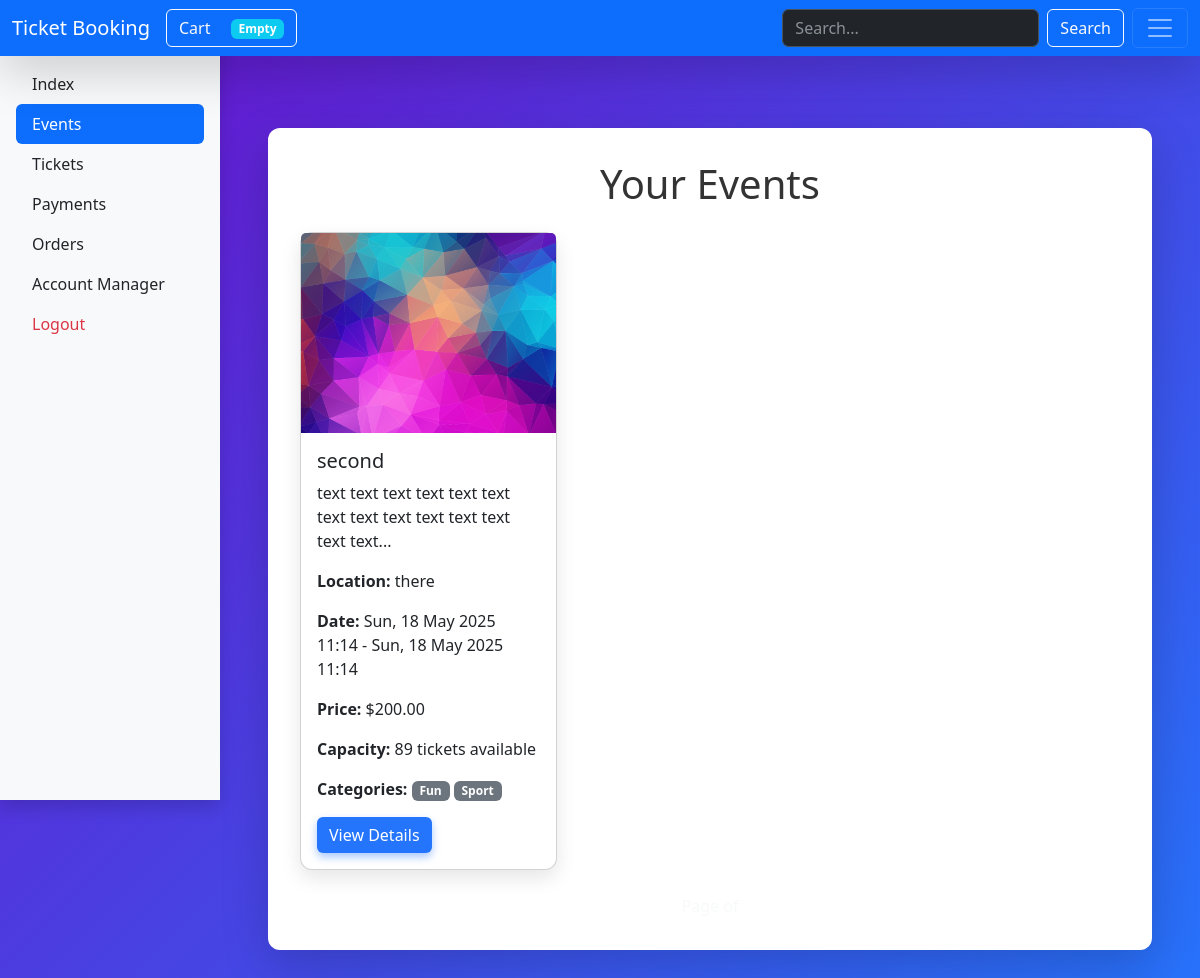
Before: /panel/events/ (signed in) with the older database file.
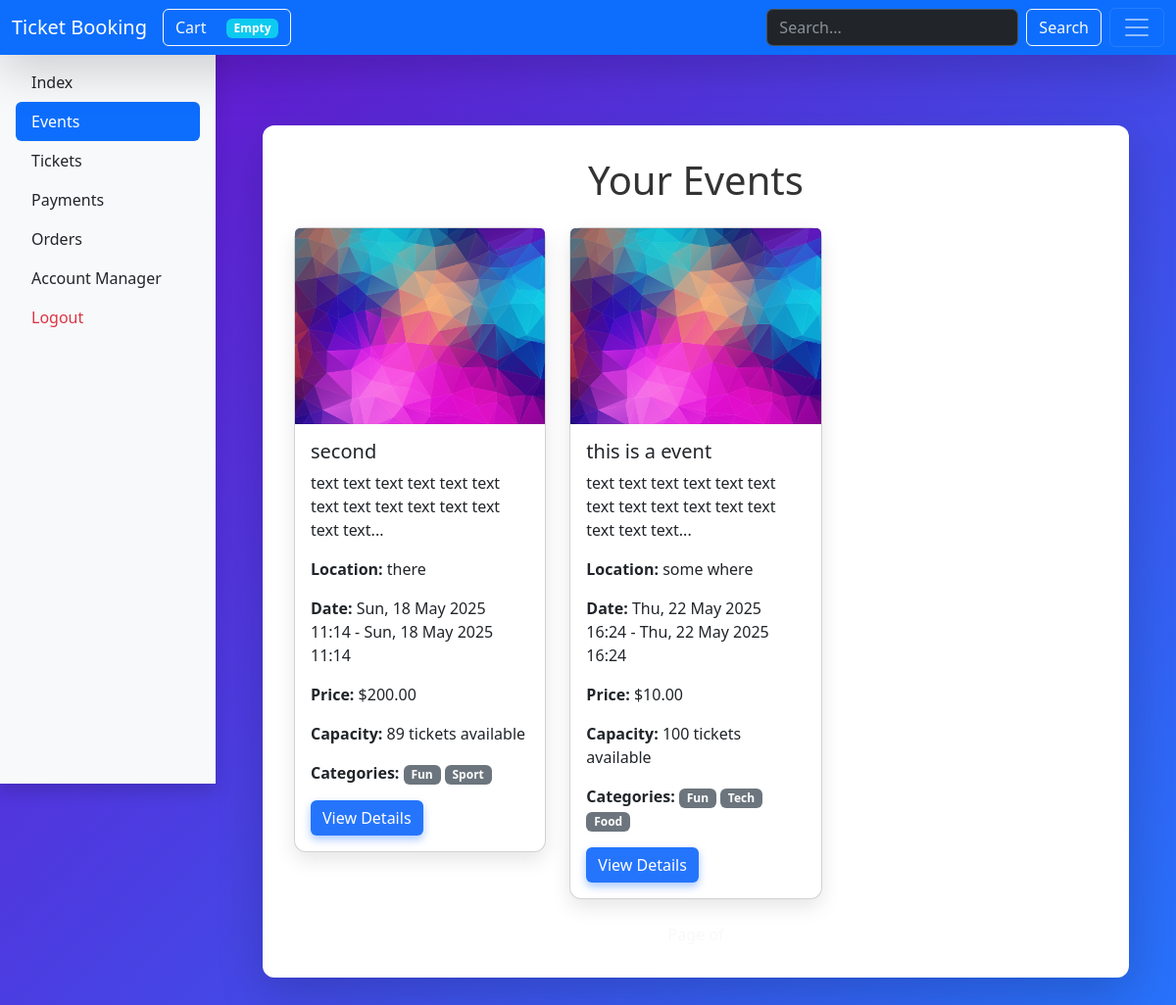
After: the same page with the newer database file.
### events/models.py (models this page shows, shortened)
class Event(models.Model):
    name = models.CharField(max_length=255)
    description = models.TextField()
    created_at = models.DateTimeField(default=timezone.now)
    start_date = models.DateTimeField()
    end_date = models.DateTimeField()
    location = models.CharField(max_length=255)
    price_per_ticket = models.DecimalField(max_digits=10, decimal_places=2)
    capacity = models.IntegerField()
    organizer = models.ForeignKey(User, on_delete=models.CASCADE, related_name='events')
    image = models.ImageField(upload_to='events/%Y/%m/%d/', null=True, blank=True)
    is_active = models.BooleanField(default=True)
    category = models.ManyToManyField(Category, related_name='events', blank=True)

class Category(models.Model):
    name = models.CharField(max_length=255)
    slug = models.SlugField(max_length=255, unique=True, blank=True)

### panel/views.py (the view)
# urls.py: path('events/', views.EventsView.as_view(), name='events'),
class EventsView(ListView):
    model = Event
    template_name = 'panel/events.html'
    context_object_name = 'events'
    def get_queryset(self):
        return Event.objects.filter(organizer=self.request.user)

### cart/cart.py (called while the page is built)
    def __len__(self):
        return sum(item['quantity'] for item in self.cart.values())

### cart/context_proccessors.py (called while the page is built)
def cart(request):
    return {'cart' : Cart(request)}

### panel/templates/panel/events.html (shortened to what this page needs)
{% extends 'panel/panel_base.html' %}
{% load static %}
{% block content %}
<div class="container mt-4 shadow-lg">
    <h1 class="text-center mb-4">Your Events</h1>
    <div class="row">
        {% for event in events %}
        <div class="col-md-4 mb-4">
            <div class="card">
                <img src="{% if event.image %}{{ event.image.url }}{% else %}{% static 'events/images/default_event_image.webp' %}{% endif %}" class="card-img-top" alt="{{ event.name }} Image" style="height: 200px; object-fit: cover;">
                <div class="card-body">
                    <h5 class="card-title">{{ event.name }}</h5>
                    <p class="card-text">{{ event.description|slice:":100" }}...</p>
                    <p class="card-text"><strong>Location:</strong> {{ event.location }}</p>
                    <p class="card-text"><strong>Date:</strong> {{ event.start_date|date:"D, d M Y H:i" }} - {{ event.end_date|date:"D, d M Y H:i" }}</p>
                    <p class="card-text"><strong>Price:</strong> ${{ event.price_per_ticket }}</p>
                    <p class="card-text"><strong>Capacity:</strong> {{ event.capacity }} tickets available</p>
                    <p class="card-text"><strong>Categories:</strong>
                        {% for category in event.category.all %}
                            <span class="badge bg-secondary">{{ category.name }}</span>
                        {% empty %}
                            <span>No categories</span>
                        {% endfor %}
                    </p>
                    <a href="{% url 'events:detail' event.id %}" class="btn btn-primary">View Details</a>
                </div>
            </div>
        </div>
        {% empty %}
        <p class="col-12 text-center">No upcoming events available at the moment.</p>
        {% endfor %}
    </div>
    <div class="pagination justify-content-center">
        <span class="mx-2 text-light">Page {{ events.number }} of {{ events.paginator.num_pages }}</span>
    </div>
</div>
{% endblock %}

Changed rows visible on the page:
added Event: name "this is a event", description "text text text text text text text text text text text text text text text", location "some where", start_date "Thu, 22 May 2025 16:24", end_date "Thu, 22 May 2025 16:24", price_per_ticket "10.00", capacity "100", Category (name "Fun")
now on this page (row unchanged): Category: name "Tech", shown under "this is a event"
added Category: name "Food", shown under "this is a event"
